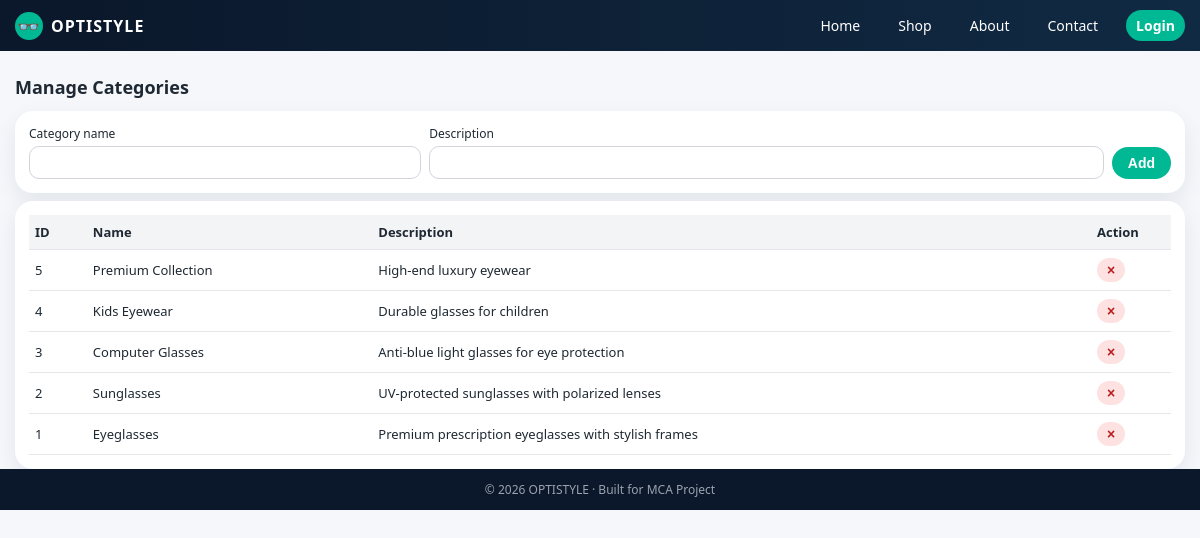
The app's page /admin/categories.php (signed in) with its own data.
### tables this page shows
CREATE TABLE IF NOT EXISTS `categories` (
  `category_id` int(11) NOT NULL AUTO_INCREMENT,
  `category_name` varchar(50) NOT NULL,
  `description` text,
  PRIMARY KEY (`category_id`)
);

### admin/categories.php (the view, shortened to what this page needs)
<?php
require_once "../db.php";
$cats=$pdo->query("SELECT * FROM categories ORDER BY category_id DESC")->fetchAll(PDO::FETCH_ASSOC);
include "../layout_top.php";
?>
<h2 class="section-title">Manage Categories</h2>
<div class="card">
    <form method="post" style="display:flex;gap:8px;flex-wrap:wrap;">
        <div style="flex:1 1 180px;">
            <label style="font-size:12px;">Category name</label>
            <input type="text" name="category_name" required>
        </div>
        <div style="flex:2 1 250px;">
            <label style="font-size:12px;">Description</label>
            <input type="text" name="description">
        </div>
        <div style="align-self:flex-end;">
            <button class="btn btn-primary" name="add">Add</button>
        </div>
    </form>
</div>
<div class="card mt-2">
    <table>
        <thead>
            <tr><th>ID</th><th>Name</th><th>Description</th><th width="80">Action</th></tr>
        </thead>
        <tbody>
            <?php foreach($cats as $c): ?>
            <tr>
                <td><?php echo $c['category_id']; ?></td>
                <td><?php echo htmlspecialchars($c['category_name']); ?></td>
                <td><?php echo htmlspecialchars($c['description']); ?></td>
                <td>
                    <form method="post" onsubmit="return confirm('Delete category?');">
                        <button class="btn" name="delete" style="padding:4px 10px;background:#fee2e2;color:#b91c1c;">×</button>
                    </form>
                </td>
            </tr>
            <?php endforeach; ?>
        </tbody>
    </table>
</div>
<?php include "../layout_bottom.php"; ?>

### layout_top.php (style rules this page uses)
:root { --primary:#00b894; --primary-dark:#00916e; --bg:#f5f7fb; --text:#1f2933; }
* { box-sizing:border-box;margin:0;padding:0; }
body { font-family: system-ui,-apple-system,"Segoe UI",sans-serif; background:var(--bg); color:var(--text); }
.btn { display:inline-block; padding:8px 16px; border-radius:999px; border:none; cursor:pointer; font-size:14px; font-weight:600; }
.btn-primary { background:var(--primary); color:#fff; }
.section-title { font-size:18px; font-weight:600; margin:24px 0 12px; }
.card { background:#fff; border-radius:18px; padding:14px; box-shadow:0 8px 22px rgba(15,23,42,0.08); transition:transform .2s,box-shadow .2s; }
label { display:block;margin-bottom:4px; }
input,select,textarea { width:100%; padding:8px 10px; border-radius:10px; border:1px solid #d1d5db; font-size:13px; }
.mt-2 { margin-top:8px; }
table { width:100%; border-collapse:collapse; font-size:13px; }
th,td { padding:8px 6px; border-bottom:1px solid #e5e7eb; }
th { background:#f3f4f6;text-align:left; }

### records on screen
categories: category_id "5", category_name "Premium Collection", description "High-end luxury eyewear"
categories: category_id "4", category_name "Kids Eyewear", description "Durable glasses for children"
categories: category_id "3", category_name "Computer Glasses", description "Anti-blue light glasses for eye protection"
categories: category_id "2", category_name "Sunglasses", description "UV-protected sunglasses with polarized lenses"
categories: category_id "1", category_name "Eyeglasses", description "Premium prescription eyeglasses with stylish frames"
